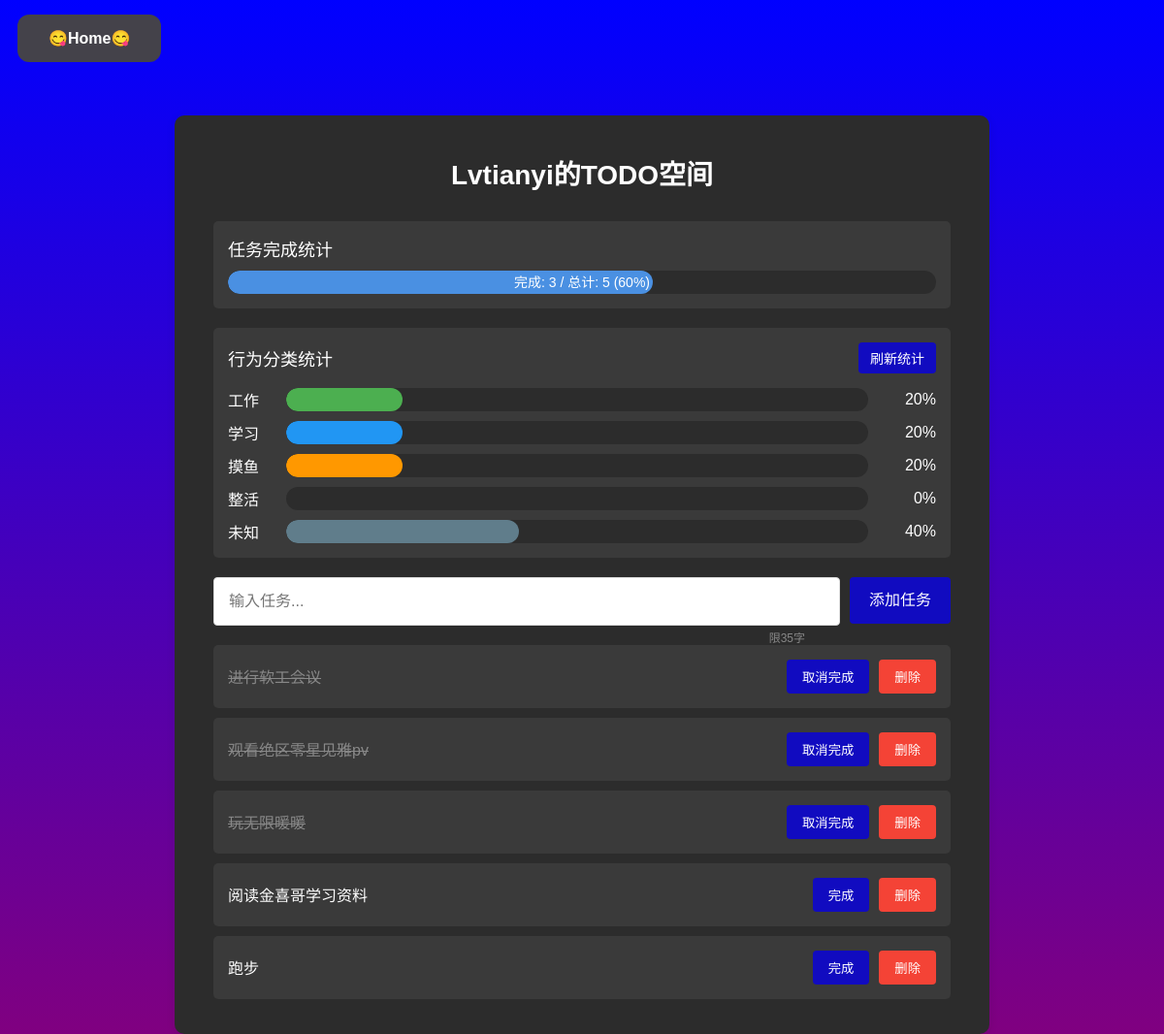
Screenshot of /todo (signed in) with the database file from the repository.
### app.py (models this page shows)
class Todo(db.Model):
    id = db.Column(db.Integer, primary_key=True)
    content = db.Column(db.String(200), nullable=False)
    completed = db.Column(db.Boolean, default=False)
    user_id = db.Column(db.Integer, db.ForeignKey('user.id'), nullable=False)
    behavior_type = db.Column(db.String(20), nullable=True)

### app.py (the view)
@app.route('/todo')
@login_required
def todo():
    login_status = session.get('login_status', False)
    username = current_user.username if login_status else ''
    title = f'{username}的TODO空间' if login_status else '请先登录'
    todos = Todo.query.filter_by(user_id=current_user.id).all()
    return render_template('todo.html', title=title, todos=todos)

### app.py (called while the page is built)
@login_manager.user_loader
def load_user(user_id):
    return User.query.get(int(user_id))

### templates/todo.html (shortened to what this page needs)
<!DOCTYPE html>
<html lang="en">
<head>
    <link rel="stylesheet" href="{{ url_for('static', filename='styles.css') }}">
</head>
<body>
    <a href="{{ url_for('index')}}" class="no-underline" style="margin-top: 50px;">
        <button class="button-top">😋Home😋</button>
    </a><br>
    <div class="todo-container">
        <h1 class="page-title">{{ title }}</h1>
        <div class="stats-container">
            <div class="stats-title">任务完成统计</div>
            <div class="stats-bar">
                <div class="stats-text">完成: 0 / 总计: 0 (0%)</div>
                <div class="stats-progress" style="width: 0%"></div>
            </div>
        </div>
        <div class="behavior-stats-container">
            <div class="behavior-title">
                <span>行为分类统计</span>
                <button onclick="updateBehaviorStats()" class="refresh-button">刷新统计</button>
            </div>
            <div class="behavior-chart">
                <div class="behavior-item">
                    <span class="behavior-label">工作</span>
                    <div class="behavior-bar">
                        <div class="behavior-progress behavior-work" style="width: 0%"></div>
                    </div>
                    <span class="behavior-value">0%</span>
                </div>
                <div class="behavior-item">
                    <span class="behavior-label">学习</span>
                    <div class="behavior-bar">
                        <div class="behavior-progress behavior-study" style="width: 0%"></div>
                    </div>
                    <span class="behavior-value">0%</span>
                </div>
                <div class="behavior-item">
                    <span class="behavior-label">摸鱼</span>
                    <div class="behavior-bar">
                        <div class="behavior-progress behavior-relax" style="width: 0%"></div>
                    </div>
                    <span class="behavior-value">0%</span>
                </div>
                <div class="behavior-item">
                    <span class="behavior-label">整活</span>
                    <div class="behavior-bar">
                    </div>
                    <span class="behavior-value">0%</span>
                </div>
                <div class="behavior-item">
                    <span class="behavior-label">未知</span>
                    <div class="behavior-bar">
                        <div class="behavior-progress behavior-unknown" style="width: 0%"></div>
                    </div>
                    <span class="behavior-value">0%</span>
                </div>
            </div>
        </div>
        <div class="input-group">
            <input type="text" id="task-input" placeholder="输入任务..." required maxlength="50">
            <span class="char-counter">限35字</span>
            <button onclick="addTask()" class="button-add">添加任务</button>
        </div>
        <ul id="task-list" style="list-style: none; padding: 0;">
            {% for todo in todos %}
            <li data-id="{{ todo.id }}" class="todo-item {% if todo.completed %}completed{% endif %}">
                <span class="todo-content">{{ todo.content }}</span>
                <div class="todo-buttons">
                    <button onclick="toggleTodo('{{ todo.id }}')" class="button-complete">{% if todo.completed %}取消完成{% else %}完成{% endif %}</button>
                    <button onclick="deleteTodo('{{ todo.id }}')" class="button-delete">删除</button>
                </div>
            </li>
            {% endfor %}
        </ul>
    </div>
</body>
</html>

### static/styles.css (style rules this page uses)
body, html { height: 100%; margin:0 }
body { background-image: linear-gradient(to bottom, blue, purple); background-attachment: fixed; font-family: Arial, sans-serif; }
a.no-underline { text-decoration: none; }
.button-top { font-weight: 600; display: inline-block; background-color: #44424a; border: none; color: white; padding: 15px 32px; text-align: center; font-size: 16px; margin: 15px 18px; cursor: pointer; border-radius: 12px; transition: background-color 0.5s,transform 0.5s; animation: popout-detailed-button 1s ease-out; }
input { margin-bottom: 15px; padding: 10px; border: 1px solid #ccc; border-radius: 4px; }
button { padding: 10px; background-color: #5cb85c; color: white; border: none; border-radius: 4px; cursor: pointer; }
a { color: #5cb85c; text-decoration: none; }

### templates/todo.html (style rules this page uses)
.todo-container { max-width: 800px; margin: 40px auto; background-color: #2c2c2c; border-radius: 10px; padding: 20px; box-shadow: 0 2px 10px rgba(0, 0, 0, 0.1); }
.input-group { display: flex; align-items: stretch; gap: 10px; margin: 20px; position: relative; }
.input-group input { flex: 1; padding: 12px 15px; border: 1px solid #ddd; border-radius: 4px; font-size: 16px; background-color: #fff; line-height: 1.5; margin: 0; }
.char-counter { position: absolute; right: 150px; bottom: -20px; font-size: 12px; color: #888; }
.button-add { background-color: #110bc0; color: white; padding: 12px 20px; border: none; border-radius: 4px; cursor: pointer; transition: all 0.3s ease; font-size: 16px; line-height: 1.5; margin: 0; height: 100%; display: flex; align-items: center; justify-content: center; }
.button-complete { background-color: #110bc0; color: white; padding: 8px 16px; border: none; border-radius: 4px; cursor: pointer; transition: background-color 0.3s; }
.button-delete { background-color: #f44336; color: white; padding: 8px 16px; border: none; border-radius: 4px; cursor: pointer; transition: background-color 0.3s; }
.todo-item { display: flex; justify-content: space-between; align-items: center; padding: 15px; margin: 10px 20px; background-color: #3a3a3a; border-radius: 5px; transition: background-color 0.3s; }
.todo-item.completed .todo-content { text-decoration: line-through; color: #888; }
.todo-buttons { display: flex; gap: 10px; }
.todo-content { color: #fff; flex-grow: 1; margin-right: 10px; font-size: 16px; }
.page-title { color: #fff; text-align: center; margin-bottom: 30px; font-size: 28px; }
.stats-container { background-color: #3a3a3a; border-radius: 5px; padding: 15px; margin: 20px; color: #fff; }
.stats-title { font-size: 18px; margin-bottom: 10px; color: #fff; }
.stats-bar { height: 24px; background-color: #2c2c2c; border-radius: 12px; overflow: hidden; position: relative; margin-top: 10px; }
.stats-progress { height: 100%; background-color: #4a90e2; transition: width 0.3s ease; border-radius: 12px; position: relative; }
.stats-text { position: absolute; width: 100%; text-align: center; color: #fff; font-size: 14px; line-height: 24px; z-index: 1; }
.behavior-stats-container { background-color: #3a3a3a; border-radius: 5px; padding: 15px; margin: 20px; color: #fff; }
.behavior-title { font-size: 18px; margin-bottom: 15px; color: #fff; display: flex; justify-content: space-between; align-items: center; }
.behavior-chart { display: flex; flex-direction: column; gap: 10px; }
.behavior-item { display: flex; align-items: center; gap: 10px; }
.behavior-bar { flex-grow: 1; height: 24px; background-color: #2c2c2c; border-radius: 12px; overflow: hidden; position: relative; }
.behavior-progress { height: 100%; transition: width 0.3s ease; border-radius: 12px; }
.behavior-label { min-width: 50px; }
.behavior-value { min-width: 60px; text-align: right; }
.behavior-work { background-color: #4CAF50; }
.behavior-study { background-color: #2196F3; }
.behavior-relax { background-color: #FF9800; }
.behavior-unknown { background-color: #607D8B; }
.refresh-button { background-color: #110bc0; color: white; padding: 6px 12px; border: none; border-radius: 4px; cursor: pointer; transition: all 0.3s ease; font-size: 14px; }

### rows the page displays
Todo: content "进行软工会议", completed "取消完成"
Todo: content "观看绝区零星见雅pv", completed "取消完成"
Todo: content "玩无限暖暖", completed "取消完成"
Todo: content "阅读金喜哥学习资料", completed "完成"
Todo: content "跑步", completed "完成"

### other values shown
{{ title }} "Lvtianyi的TODO空间"
